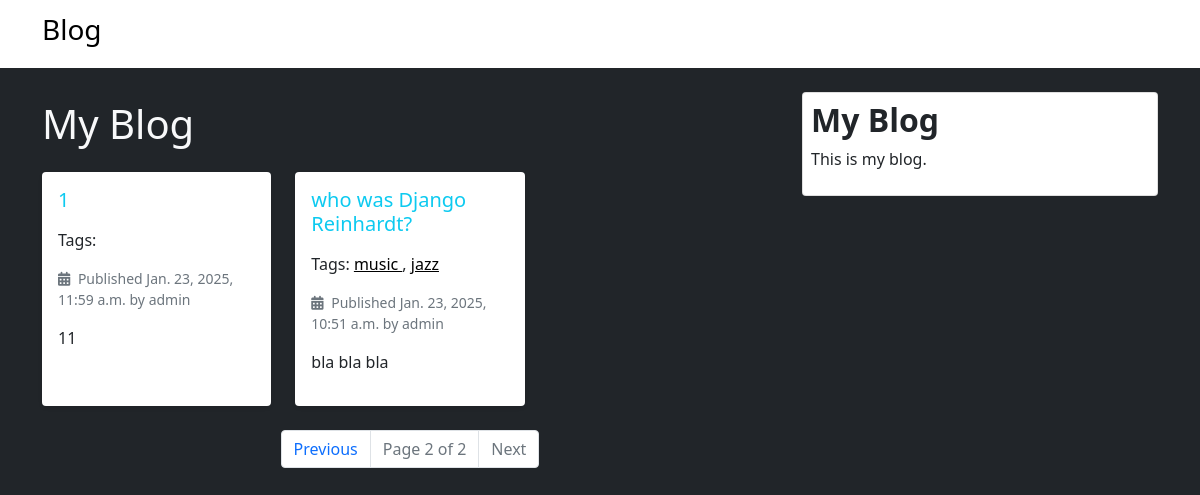
Screenshot of /blog/?page=2 with the database file from the repository.
### blog/models.py (models this page shows, shortened)
class Post(models.Model):
    class Status(models.TextChoices):
        DRAFT = 'DF','DRAFT'
        PUBLISHED = 'PB', 'PUBLISHED'
    title =models.CharField(max_length=250)
    slug =models.SlugField(max_length=250, unique_for_date='publish')
    body =models.TextField()
    publish = models.DateTimeField(default=timezone.now)
    created = models.DateTimeField(auto_now_add=True)
    updated = models.DateTimeField(auto_now=True)
    status = models.CharField(max_length=2 , choices=Status, default=Status.DRAFT)
    author = models.ForeignKey(settings.AUTH_USER_MODEL,on_delete=models.CASCADE, related_name='blog_posts')
    objects = models.Manager()
    published = PublishedManager()
    tags = TaggableManager()
    class Meta:
        ordering = ['-publish']
        indexes = [
            models.Index(fields=['-publish']),
        ]
    def get_absolute_url(self):
        return reverse('blog:post_detail',args=[self.publish.year,self.publish.month,self.publish.day,self.slug])

### blog/views.py (the view)
# urls.py: path('', views.post_list, name='post_list'),
def post_list(request, tag_slug=None):
    post_list = Post.published.all()
    tag = None
    if tag_slug:
        tag = get_object_or_404(Tag,slug= tag_slug)
        post_list = post_list.filter(tags__in=[tag])
    paginator = Paginator(post_list, 3)
    page_number = request.GET.get('page', 1)
    try:
        posts = paginator.page(page_number)
    except PageNotAnInteger:
        posts = paginator.page(1)
    except EmptyPage:
        posts = paginator.page(paginator.num_pages)
    return render(request,'blog/post/list.html',{'posts': posts,'tag':tag})

### blog/models.py (called while the page is built)
    def get_queryset(self):
        return (
            super().get_queryset().filter(status=Post.Status.PUBLISHED)
        )

### templates/blog/post/list.html (shortened to what this page needs)
{% extends "blog/base.html" %}
{% block content %}
    <h1 class="mb-4 text-center text-md-start">My Blog</h1>
    <div class="row gy-4">
        {% for post in posts %}
            <div class="col-12 col-md-6 col-lg-4">
                <div class="card h-100 bg-dark text-light border-0 shadow-sm bg-white text-dark">
                    <div class="card-body">
                        <h2 class="card-title h5 mb-3">
                            <a href="{{ post.get_absolute_url }}" class="text-decoration-none text-info">
                                {{ post.title }}
                            </a>
                        </h2>
                        <p class="tags">
                            Tags:
                            {% for tag in post.tags.all %}
                                <a style="color: black;" href="{% url 'blog:post_list_by_tag' tag.slug%}">
                                    {{tag.name}}
                                </a> {% if not forloop.last %},{% endif %}
                            {% endfor %}
                        </p>
                        <p class="card-text text-muted small mb-2">
                            <i class="fas fa-calendar-alt me-1"></i> Published {{ post.publish }} by {{ post.author }}
                        </p>
                        <p class="card-text">
                            {{ post.body|truncatewords:30|linebreaks }}
                        </p>
                    </div>
                </div>
            </div>
        {% empty %}
            <div class="col-12">
                <p class="text-muted text-center">No posts available yet.</p>
            </div>
        {% endfor %}
    </div>
    {% include "blog/pagination.html" with page=posts %}
{% endblock %}

### static/css/blog.css (style rules this page uses)
.card a { color: #fff; }

### rows the page displays
Post: title "1", publish "Jan. 23, 2025, 11:59 a.m.", author "admin", body "11"
Post: title "who was Django Reinhardt?", publish "Jan. 23, 2025, 10:51 a.m.", author "admin", body "bla bla bla"
Tag: name "music"
Tag: name "jazz"

### other values shown
{{ page.number }} "2"
{{ page.paginator.num_pages }} "2"
